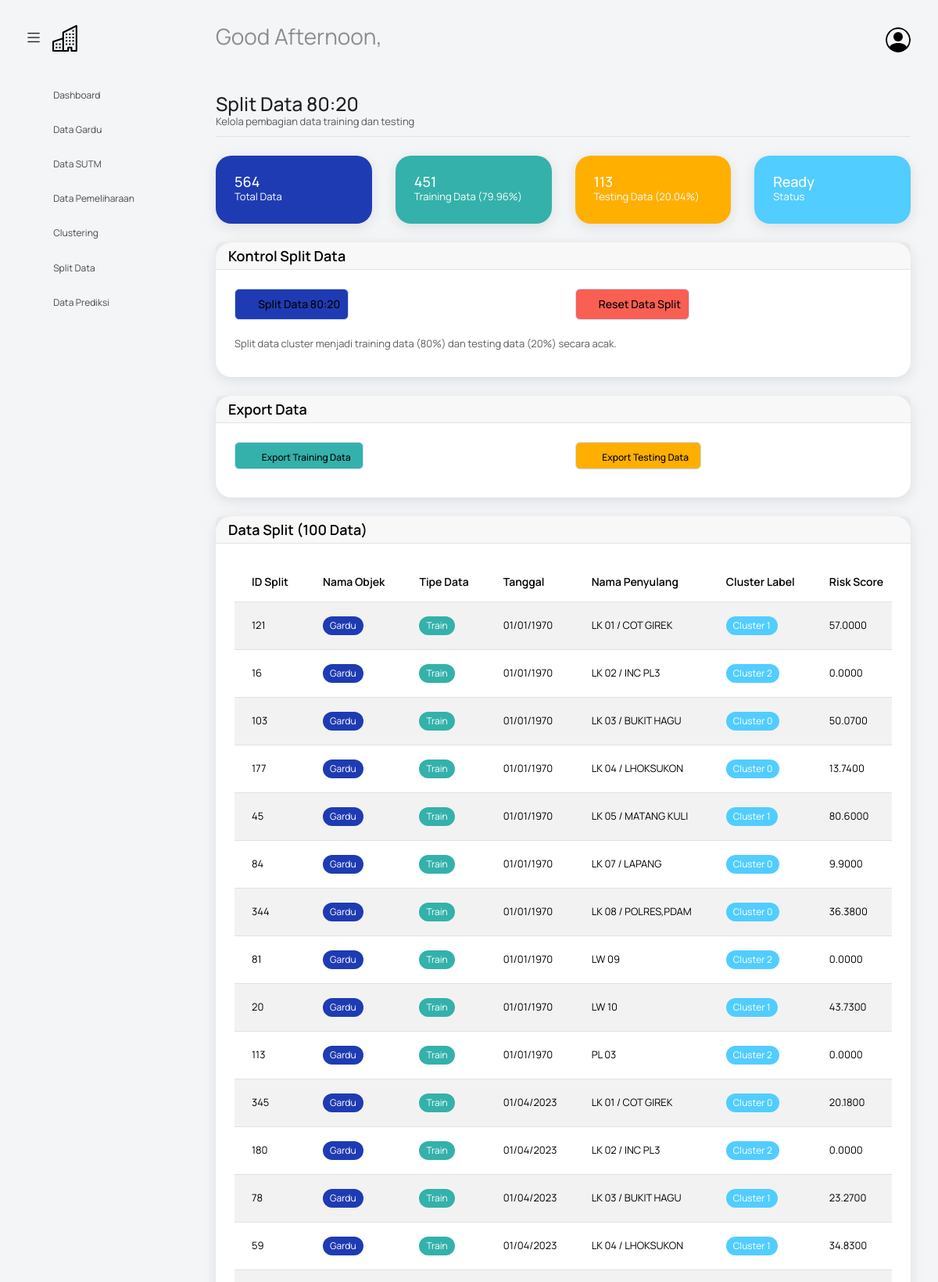
Page /view/split/index.php (upper part) on the committed database.
### tables this page shows
CREATE TABLE `split_data` (
  `id_split` int NOT NULL,
  `id_data_pemeliharaan` int NOT NULL,
  `nama_objek` enum('gardu','sutm') NOT NULL,
  `tipe_data` enum('train','test') NOT NULL,
  `id_cluster` int DEFAULT NULL
);

CREATE TABLE `data_pemeliharaan` (
  `id_data_pemeliharaan` int NOT NULL,
  `tanggal` varchar(100) NOT NULL,
  `nama_objek` enum('gardu','sutm') NOT NULL,
  `id_sub_kategori` int NOT NULL
);

CREATE TABLE `hasil_cluster` (
  `id_cluster` int NOT NULL,
  `id_data_pemeliharaan` int NOT NULL,
  `cluster_label` int NOT NULL,
  `risk_score` decimal(5,2) DEFAULT '0.00',
  `tingkat_risiko` enum('RENDAH','SEDANG','TINGGI') DEFAULT 'RENDAH'
);

### view/split/index.php (the view, shortened to what the rows shown need)
<?php
require_once 'model/SplitModel.php';
$message = '';
try {
    $splitModel = new SplitModel();
    $splitData = $splitModel->getSplitData(100);
} catch (Exception $e) {
    $statistics = [
        'total_data' => 0,
        'train_count' => 0,
        'test_count' => 0,
        'gardu_count' => 0,
        'sutm_count' => 0,
        'train_percentage' => 0,
        'test_percentage' => 0
    ];
    $splitData = [];
    if (empty($message)) {
        $message = 'Error loading data: ' . $e->getMessage();
        $messageType = 'error';
    }
}
include('view/template/header.php');
?>
<body class="with-welcome-text">
    <div class="container-scroller">
        <?php include 'view/template/navbar.php'; ?>
        <div class="container-fluid page-body-wrapper">
            <div class="main-panel">
                <div class="content-wrapper">
                    <div class="row">
                        <div class="col-sm-12">
                            <div class="home-tab">
                                <div class="row">
                                    <div class="col-md-12">
                                        <div class="card">
                                            <div class="card-body">
                                                <div class="table-responsive">
                                                    <table class="table table-striped">
                                                        <thead>
                                                            <tr>
                                                                <th>ID Split</th>
                                                                <th>Nama Objek</th>
                                                                <th>Tipe Data</th>
                                                                <th>Tanggal</th>
                                                                <th>Nama Penyulang</th>
                                                                <th>Cluster Label</th>
                                                                <th>Risk Score</th>
                                                            </tr>
                                                        </thead>
                                                        <tbody>
                                                            <?php if (!empty($splitData)): ?>
                                                                <?php foreach ($splitData as $row): ?>
                                                                    <tr>
                                                                        <td><?php echo htmlspecialchars($row['id_split']); ?></td>
                                                                        <td>
                                                                            <span class="badge <?php echo $row['nama_objek'] == 'gardu' ? 'bg-primary' : 'bg-secondary'; ?>">
                                                                                <?php echo ucfirst(htmlspecialchars($row['nama_objek'])); ?>
                                                                            </span>
                                                                        </td>
                                                                        <td>
                                                                            <span class="badge <?php echo $row['tipe_data'] == 'train' ? 'bg-success' : 'bg-warning'; ?>">
                                                                                <?php echo ucfirst(htmlspecialchars($row['tipe_data'])); ?>
                                                                            </span>
                                                                        </td>
                                                                        <td>
                                                                            <?php
                                                                            if (isset($row['tanggal'])) {
                                                                                echo date('d/m/Y', strtotime($row['tanggal']));
                                                                            } else {
                                                                                echo '-';
                                                                            }
                                                                            ?>
                                                                        </td>
                                                                        <td><?php echo isset($row['nama_penyulang']) ? htmlspecialchars($row['nama_penyulang']) : '-'; ?></td>
                                                                        <td>
                                                                            <span class="badge bg-info">
                                                                                Cluster <?php echo isset($row['cluster_label']) ? $row['cluster_label'] : '0'; ?>
                                                                            </span>
                                                                        </td>
                                                                        <td><?php echo isset($row['risk_score']) ? number_format($row['risk_score'], 4) : '0.0000'; ?></td>
                                                                    </tr>
                                                                <?php endforeach; ?>
                                                            <?php else: ?>
                                                                <tr>
                                                                    <td colspan="8" class="text-center">Tidak ada data split. Jalankan split data terlebih dahulu.</td>
                                                                </tr>
                                                            <?php endif; ?>
                                                        </tbody>
                                                    </table>
                                                </div>
                                            </div>
                                        </div>
                                    </div>
                                </div>
                            </div>
                        </div>
                    </div>
                </div>
            </div>
        </div>
    </div>
</body>
</html>

### rows in the picture
split_data: id_split "121", nama_objek "Gardu", tipe_data "Train", id_data_pemeliharaan.tanggal "01/01/1970", nama_penyulang "LK 01 / COT GIREK", id_cluster.cluster_label "1", id_cluster.risk_score "57.0000"
split_data: id_split "16", nama_objek "Gardu", tipe_data "Train", id_data_pemeliharaan.tanggal "01/01/1970", nama_penyulang "LK 02 / INC PL3", id_cluster.cluster_label "2", id_cluster.risk_score "0.0000"
split_data: id_split "103", nama_objek "Gardu", tipe_data "Train", id_data_pemeliharaan.tanggal "01/01/1970", nama_penyulang "LK 03 / BUKIT HAGU", id_cluster.cluster_label "0", id_cluster.risk_score "50.0700"
split_data: id_split "177", nama_objek "Gardu", tipe_data "Train", id_data_pemeliharaan.tanggal "01/01/1970", nama_penyulang "LK 04 / LHOKSUKON", id_cluster.cluster_label "0", id_cluster.risk_score "13.7400"
split_data: id_split "45", nama_objek "Gardu", tipe_data "Train", id_data_pemeliharaan.tanggal "01/01/1970", nama_penyulang "LK 05 / MATANG KULI", id_cluster.cluster_label "1", id_cluster.risk_score "80.6000"
split_data: id_split "84", nama_objek "Gardu", tipe_data "Train", id_data_pemeliharaan.tanggal "01/01/1970", nama_penyulang "LK 07 / LAPANG", id_cluster.cluster_label "0", id_cluster.risk_score "9.9000"
split_data: id_split "344", nama_objek "Gardu", tipe_data "Train", id_data_pemeliharaan.tanggal "01/01/1970", nama_penyulang "LK 08 / POLRES,PDAM", id_cluster.cluster_label "0", id_cluster.risk_score "36.3800"
split_data: id_split "81", nama_objek "Gardu", tipe_data "Train", id_data_pemeliharaan.tanggal "01/01/1970", nama_penyulang "LW 09", id_cluster.cluster_label "2", id_cluster.risk_score "0.0000"
split_data: id_split "20", nama_objek "Gardu", tipe_data "Train", id_data_pemeliharaan.tanggal "01/01/1970", nama_penyulang "LW 10", id_cluster.cluster_label "1", id_cluster.risk_score "43.7300"
split_data: id_split "113", nama_objek "Gardu", tipe_data "Train", id_data_pemeliharaan.tanggal "01/01/1970", nama_penyulang "PL 03", id_cluster.cluster_label "2", id_cluster.risk_score "0.0000"
split_data: id_split "345", nama_objek "Gardu", tipe_data "Train", id_data_pemeliharaan.tanggal "01/04/2023", nama_penyulang "LK 01 / COT GIREK", id_cluster.cluster_label "0", id_cluster.risk_score "20.1800"
split_data: id_split "180", nama_objek "Gardu", tipe_data "Train", id_data_pemeliharaan.tanggal "01/04/2023", nama_penyulang "LK 02 / INC PL3", id_cluster.cluster_label "2", id_cluster.risk_score "0.0000"
split_data: id_split "78", nama_objek "Gardu", tipe_data "Train", id_data_pemeliharaan.tanggal "01/04/2023", nama_penyulang "LK 03 / BUKIT HAGU", id_cluster.cluster_label "1", id_cluster.risk_score "23.2700"
split_data: id_split "59", nama_objek "Gardu", tipe_data "Train", id_data_pemeliharaan.tanggal "01/04/2023", nama_penyulang "LK 04 / LHOKSUKON", id_cluster.cluster_label "1", id_cluster.risk_score "34.8300"

### other values in the picture
$statistics['total_data'] "564"
$statistics['train_count'] "451"
$statistics['train_percentage'] "79.96"
$statistics['test_count'] "113"
$statistics['test_percentage'] "20.04"
count($splitData) "100"
